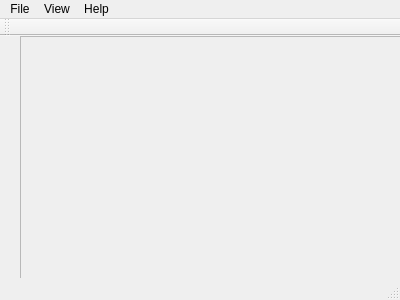
<?xml version="1.0" encoding="UTF-8"?>
<ui version="4.0">
 <class>ImageViewer</class>
 <widget class="QMainWindow" name="ImageViewer">
  <property name="geometry">
   <rect>
    <x>0</x>
    <y>0</y>
    <width>400</width>
    <height>300</height>
   </rect>
  </property>
  <property name="windowTitle">
   <string>ImageViewer</string>
  </property>
  <widget class="QWidget" name="centralWidget">
   <widget class="QScrollArea" name="scrollArea">
    <property name="geometry">
     <rect>
      <x>20</x>
      <y>0</y>
      <width>941</width>
      <height>671</height>
     </rect>
    </property>
    <property name="widgetResizable">
     <bool>true</bool>
    </property>
    <widget class="QWidget" name="scrollAreaWidgetContents">
     <property name="geometry">
      <rect>
       <x>0</x>
       <y>0</y>
       <width>939</width>
       <height>669</height>
      </rect>
     </property>
     <widget class="QLabel" name="imagelabel">
      <property name="enabled">
       <bool>true</bool>
      </property>
      <property name="geometry">
       <rect>
        <x>0</x>
        <y>0</y>
        <width>921</width>
        <height>671</height>
       </rect>
      </property>
      <property name="sizePolicy">
       <sizepolicy hsizetype="Maximum" vsizetype="Maximum">
        <horstretch>0</horstretch>
        <verstretch>0</verstretch>
       </sizepolicy>
      </property>
      <property name="cursor">
       <cursorShape>OpenHandCursor</cursorShape>
      </property>
      <property name="text">
       <string>TextLabel</string>
      </property>
     </widget>
    </widget>
   </widget>
  </widget>
  <widget class="QMenuBar" name="menuBar">
   <property name="geometry">
    <rect>
     <x>0</x>
     <y>0</y>
     <width>400</width>
     <height>24</height>
    </rect>
   </property>
   <widget class="QMenu" name="menuFile">
    <property name="title">
     <string>File</string>
    </property>
    <addaction name="openAct"/>
    <addaction name="printAct"/>
    <addaction name="separator"/>
    <addaction name="exitAct"/>
   </widget>
   <widget class="QMenu" name="menuView">
    <property name="title">
     <string>View</string>
    </property>
    <addaction name="zoomInAct"/>
    <addaction name="zoomOutAct"/>
    <addaction name="normalSizeAct"/>
    <addaction name="separator"/>
    <addaction name="fitToWindowAct"/>
   </widget>
   <widget class="QMenu" name="menuHelp">
    <property name="title">
     <string>Help</string>
    </property>
    <addaction name="aboutAct"/>
    <addaction name="aboutQtAct"/>
   </widget>
   <addaction name="menuFile"/>
   <addaction name="menuView"/>
   <addaction name="menuHelp"/>
  </widget>
  <widget class="QToolBar" name="mainToolBar">
   <attribute name="toolBarArea">
    <enum>TopToolBarArea</enum>
   </attribute>
   <attribute name="toolBarBreak">
    <bool>false</bool>
   </attribute>
  </widget>
  <widget class="QStatusBar" name="statusBar"/>
  <action name="openAct">
   <property name="text">
    <string>Open...</string>
   </property>
   <property name="shortcut">
    <string>Ctrl+O</string>
   </property>
  </action>
  <action name="printAct">
   <property name="enabled">
    <bool>false</bool>
   </property>
   <property name="text">
    <string>Print</string>
   </property>
   <property name="shortcut">
    <string>Ctrl+P</string>
   </property>
  </action>
  <action name="exitAct">
   <property name="text">
    <string>E&amp;xit</string>
   </property>
   <property name="shortcut">
    <string>Ctrl+X</string>
   </property>
  </action>
  <action name="zoomInAct">
   <property name="enabled">
    <bool>false</bool>
   </property>
   <property name="text">
    <string>Zoom In (25%)</string>
   </property>
   <property name="shortcut">
    <string>Ctrl++</string>
   </property>
  </action>
  <action name="zoomOutAct">
   <property name="enabled">
    <bool>false</bool>
   </property>
   <property name="text">
    <string>Zoom Out (25%)</string>
   </property>
   <property name="shortcut">
    <string>Ctrl+-</string>
   </property>
  </action>
  <action name="normalSizeAct">
   <property name="enabled">
    <bool>false</bool>
   </property>
   <property name="text">
    <string>Normal Size</string>
   </property>
   <property name="shortcut">
    <string>Ctrl+-</string>
   </property>
  </action>
  <action name="fitToWindowAct">
   <property name="checkable">
    <bool>true</bool>
   </property>
   <property name="text">
    <string>Fit to Window</string>
   </property>
   <property name="shortcut">
    <string>Ctrl+F</string>
   </property>
  </action>
  <action name="aboutAct">
   <property name="text">
    <string>About</string>
   </property>
  </action>
  <action name="aboutQtAct">
   <property name="text">
    <string>About Qt</string>
   </property>
  </action>
 </widget>
 <layoutdefault spacing="6" margin="11"/>
 <resources/>
 <connections/>
</ui>
